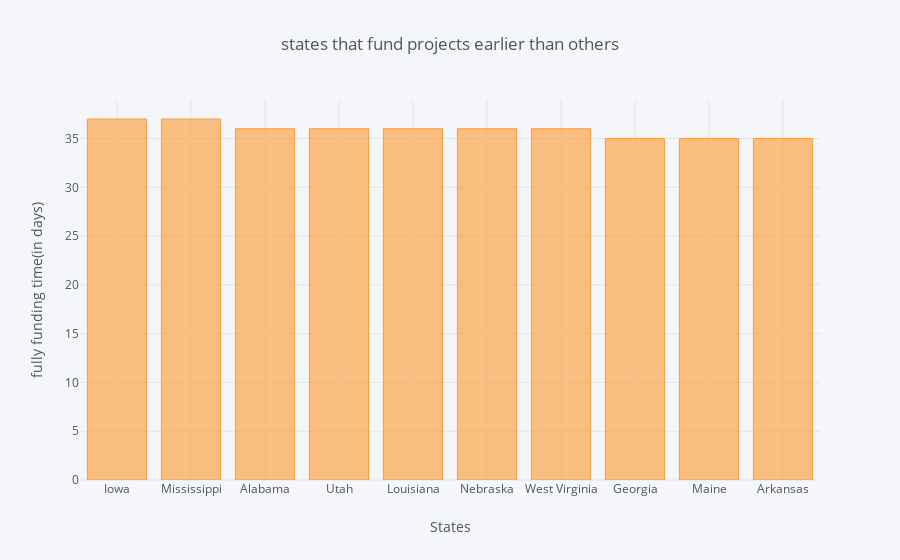

The notebook cell this image was saved under:
### Code cell
slow_funding = slow[slow>32].sort_values(ascending = False).head(10)
slow_funding.iplot(kind='bar' , xTitle='States' , yTitle='fully funding time(in days)',
                  title='states that fund projects earlier than others'
                  )

### Figure 1 — Plotly figure (JSON) as saved in the notebook; plotly's stock layout.template omitted (floating-point values rounded to 4 significant figures)
{"data": [{"marker": {"color": "rgba(255, 153, 51, 0.6)", "line": {"color": "rgba(255, 153, 51, 1.0)", "width": 1}}, "name": "Funding Time", "orientation": "v", "text": "", "type": "bar", "uid": "ba9aaae1-2abb-40bb-8fa8-c56fa44d088e", "x": ["Iowa", "Mississippi", "Alabama", "Utah", "Louisiana", "Nebraska", "West Virginia", "Georgia", "Maine", "Arkansas"], "y": [37, 37, 36, 36, 36, 36, 36, 35, 35, 35]}], "layout": {"legend": {"bgcolor": "#F5F6F9", "font": {"color": "#4D5663"}}, "paper_bgcolor": "#F5F6F9", "plot_bgcolor": "#F5F6F9", "title": {"font": {"color": "#4D5663"}, "text": "states that fund projects earlier than others"}, "xaxis": {"gridcolor": "#E1E5ED", "showgrid": true, "tickfont": {"color": "#4D5663"}, "title": {"font": {"color": "#4D5663"}, "text": "States"}, "zerolinecolor": "#E1E5ED"}, "yaxis": {"gridcolor": "#E1E5ED", "showgrid": true, "tickfont": {"color": "#4D5663"}, "title": {"font": {"color": "#4D5663"}, "text": "fully funding time(in days)"}, "zerolinecolor": "#E1E5ED"}}}
